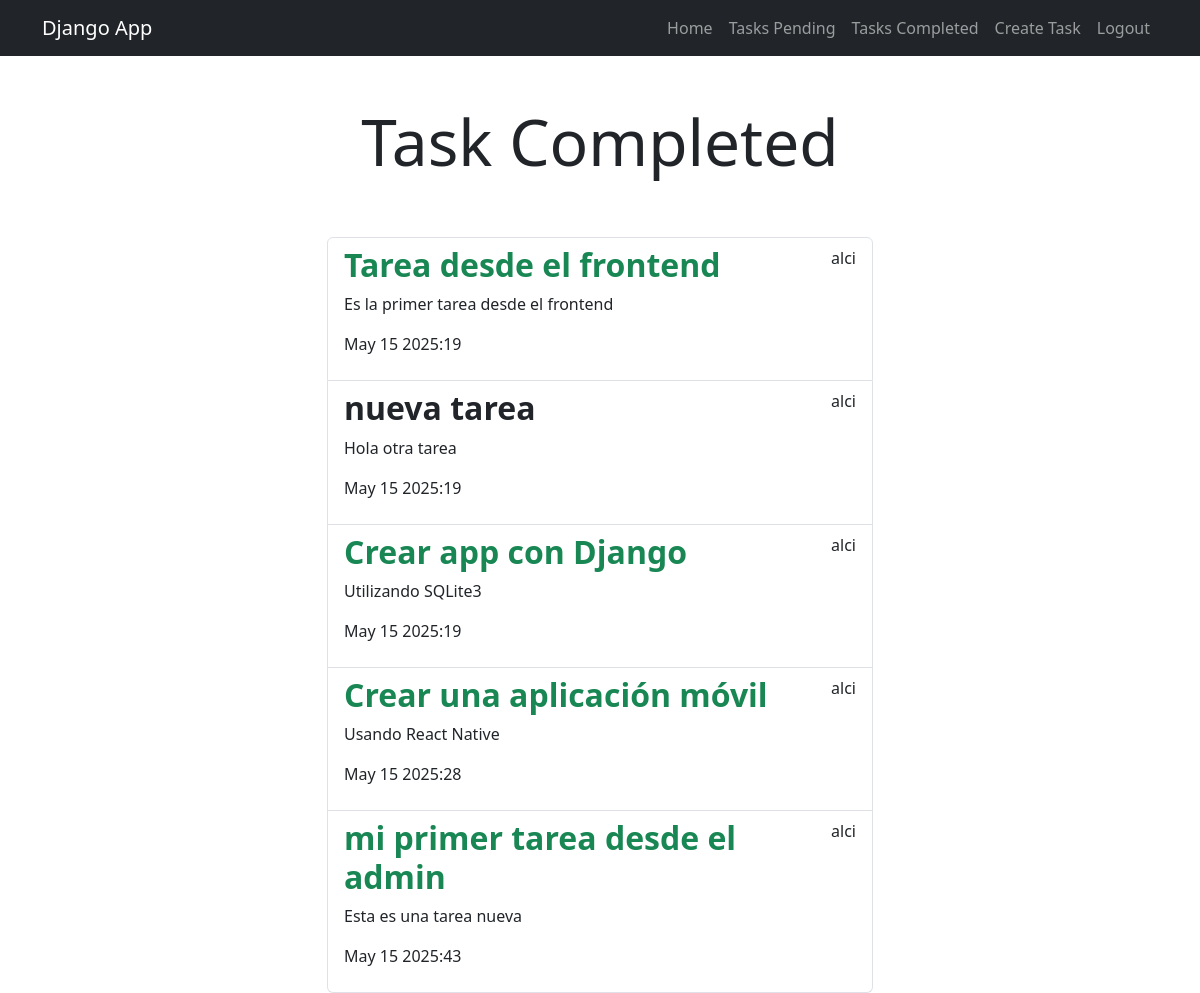
The app's page /tasks_completed/ (signed in) with its own data.
### tasks/models.py (models this page shows, shortened)
class Tasks(models.Model):
    title = models.CharField(max_length=100)
    description = models.TextField(blank=True)
    created = models.DateTimeField(auto_now_add=True)
    datecompleted = models.DateTimeField(null=True, blank=True)
    important = models.BooleanField(default=False)
    user = models.ForeignKey(User, on_delete=models.CASCADE)

### tasks/views.py (the view)
# urls.py: path('tasks_completed/', views.tasks_completed, name='tasks_completed' ),
@login_required
def tasks_completed(request):
    title = 'Task Completed'
    tasks = Tasks.objects.filter(
        user=request.user, datecompleted__isnull=False
    ).order_by("-datecompleted")
    return render(request, "tasks.html", {"tasks": tasks, 'title': title})

### tasks/templates/tasks.html
{% extends 'base.html' %}
{% block content %}
<main class="container">
  <div class="row">
    <div class="col-md-6 offset-md-3">
      <h1 class="text-center display-3 py-5">{{title}}</h1>
      <ul class="list-group">
        {% for task in tasks %}
        <a class="list-group-item" href="{% url 'task_detail' task.id %}">
          <header class="d-flex justify-content-between">
            {% if task.important %}
            <h2 class="fw-bold text-success">{{task.title}}</h2>
            {% else %}
            <h2 class="fw-bold">{{task.title}}</h2>
            {% endif %}
            <p>{{task.user.username}}</p>
          </header>
          <p>{{task.description}}</p>
          <p>{{task.datecompleted|date:'M j Y:i'}}</p>
        </a>
        {% endfor %}
      </ul>
    </div>
  </div>
</main>
{% endblock %}

### tasks/templates/base.html (shortened to what this page needs)
<!DOCTYPE html>
<html lang="en">
  <head>
    <link
      rel="stylesheet"
      href="https://cdn.jsdelivr.net/npm/bootstrap@5.3.6/dist/css/bootstrap.min.css"
    />
  </head>
  <body>
    <nav class="navbar navbar-expand-lg bg-dark navbar-dark">
      <div class="container">
        <a class="navbar-brand" href="{% url 'home' %}">Django App</a>
        <div class="collapse navbar-collapse" id="navbarNav">
          <ul class="navbar-nav ms-auto">
            <li class="nav-item">
              <a class="nav-link" href="{% url 'home' %}">Home</a>
            </li>
            {% if user.is_authenticated %}
            <li class="nav-item">
              <a class="nav-link" href="{% url 'tasks' %}">Tasks Pending</a>
            </li>
            <li class="nav-item">
              <a class="nav-link" href="{% url 'tasks_completed' %}"
                >Tasks Completed</a>
            </li>
            <li class="nav-item">
              <a class="nav-link" href="{% url 'create_task' %}">Create Task</a>
            </li>
            <li class="nav-item">
              <a class="nav-link" href="{% url 'logout' %}">Logout</a>
            </li>
            {% endif %}
          </ul>
        </div>
      </div>
    </nav>
    {% block content %} {% endblock %}
  </body>
</html>

### records on screen
Tasks: title "Tarea desde el frontend", user.username "alci", description "Es la primer tarea desde el frontend", datecompleted "May 15 2025:19"
Tasks: title "nueva tarea", user.username "alci", description "Hola otra tarea", datecompleted "May 15 2025:19"
Tasks: title "Crear app con Django", user.username "alci", description "Utilizando SQLite3", datecompleted "May 15 2025:19"
Tasks: title "Crear una aplicación móvil", user.username "alci", description "Usando React Native", datecompleted "May 15 2025:28"
Tasks: title "mi primer tarea desde el admin", user.username "alci", description "Esta es una tarea nueva", datecompleted "May 15 2025:43"

### other values on screen
{{ title }} "Task Completed"
